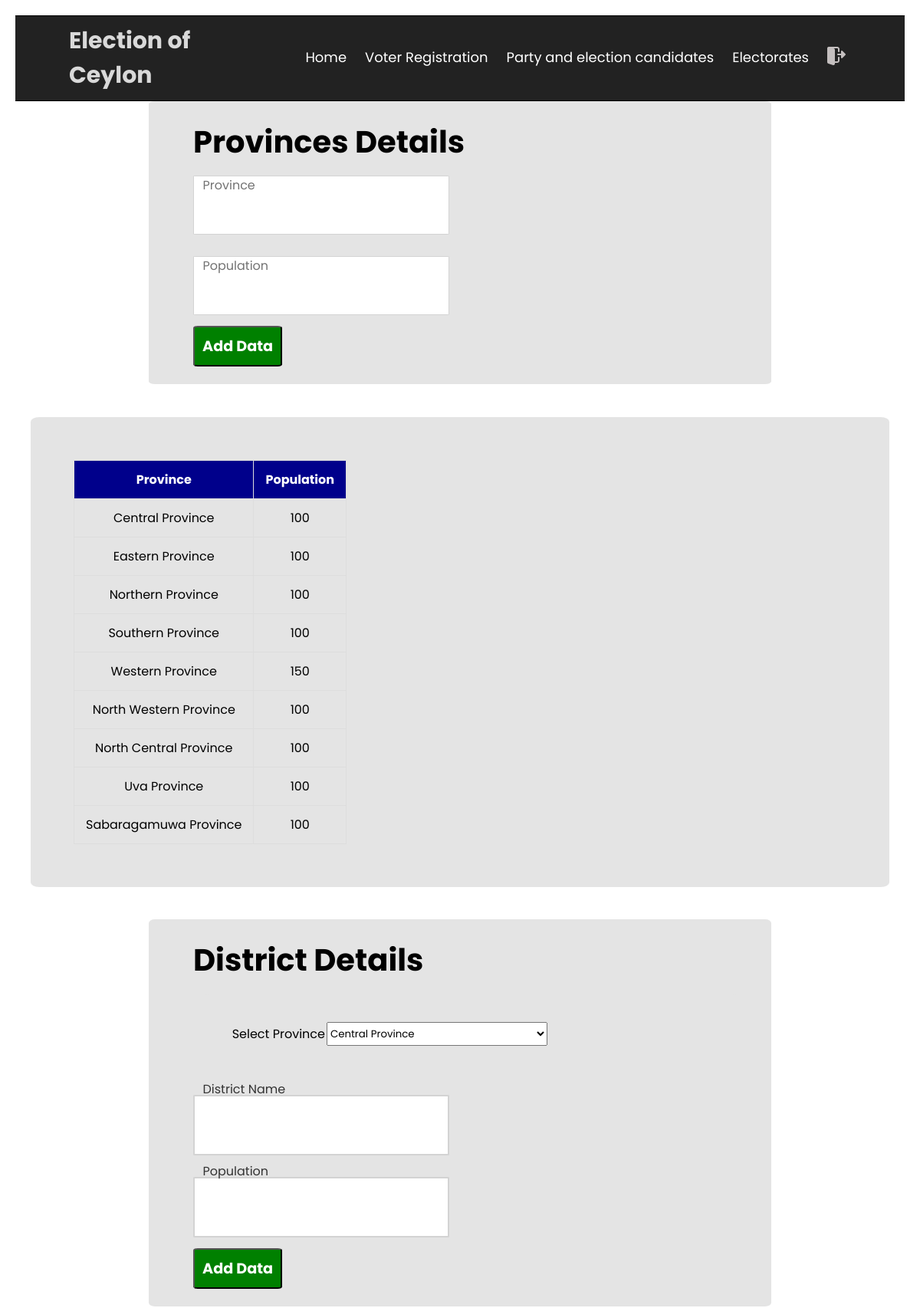
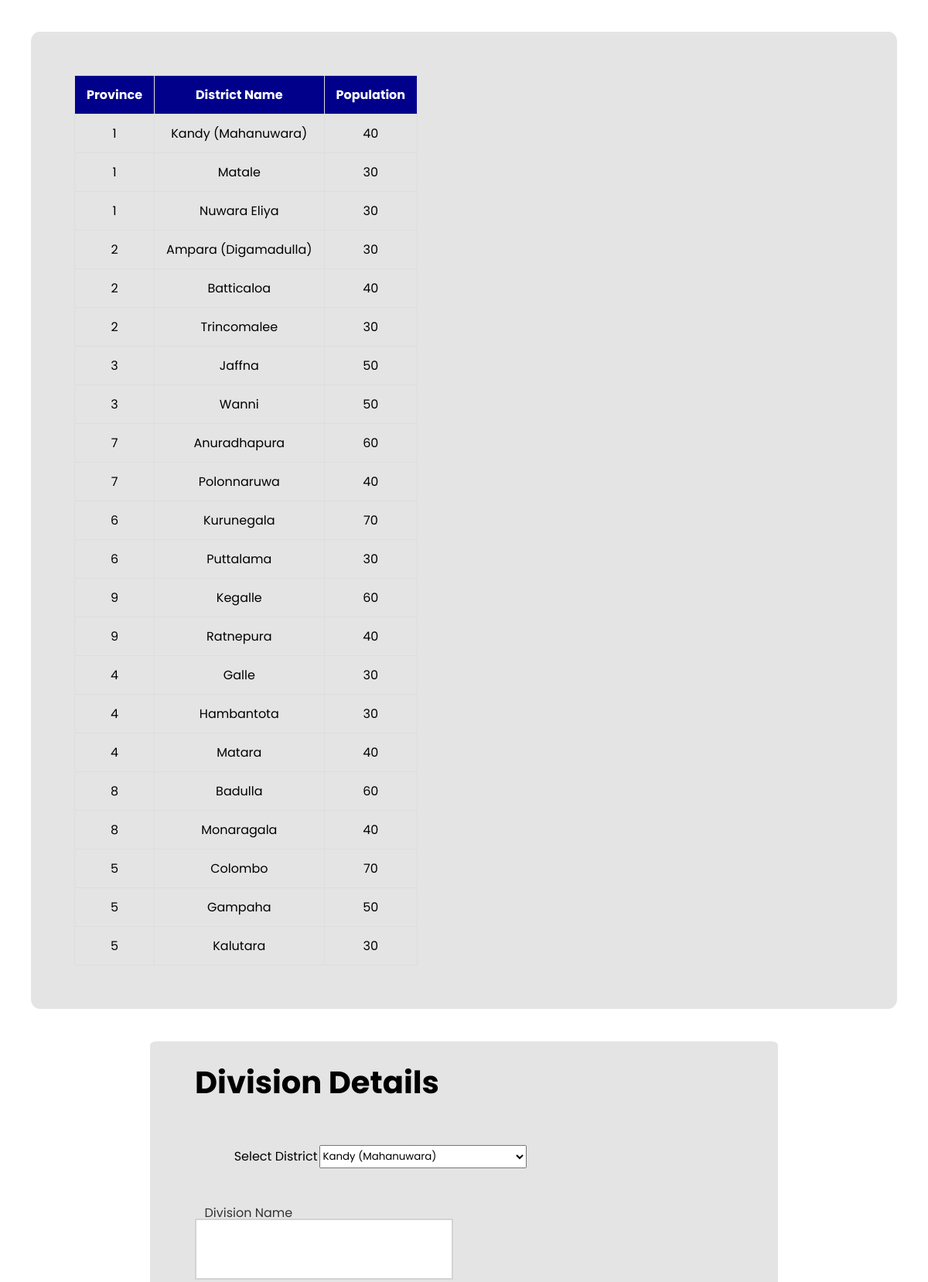
/admin/electorates.php (upper part), run on the app's committed database (2 pictures, top to bottom).
### tables this page shows
CREATE TABLE `province` (
  `idprovince` int NOT NULL AUTO_INCREMENT,
  `province` varchar(45) NOT NULL,
  `population` int DEFAULT NULL,
  PRIMARY KEY (`idprovince`)
);

CREATE TABLE `district` (
  `iddistrict` int NOT NULL AUTO_INCREMENT,
  `district` varchar(45) NOT NULL,
  `population` int DEFAULT NULL,
  `province_idprovince` int NOT NULL,
  PRIMARY KEY (`iddistrict`),
  KEY `fk_district_province1_idx` (`province_idprovince`),
  CONSTRAINT `fk_district_province1` FOREIGN KEY (`province_idprovince`) REFERENCES `province` (`idprovince`) ON DELETE CASCADE ON UPDATE CASCADE
);

### admin/electorates.php (the view, shortened to what this page needs)
<?php
include '../DB/dbConnection.php';
?>
<!DOCTYPE html>
<html>
    <head>
        <link rel="stylesheet" href="../header.css">
        <link rel="stylesheet" href="../footer.css">
        <link rel="stylesheet" href="Parties_and_candidates.css">
        <link rel="stylesheet" href="style.css">
    </head>
    <body>
        <?php
        include '../admin/header.php';
        ?>
        <form action="electorates_insert.php" method="POST">
            <div class="text_one" style="color: #000; height: auto;">
                <div class="container">
                    <lable style="color: #000; font-weight: bold; font-size: 250%;">Provinces Details</lable>
                    <div class="ui_text_field">
                        <input type="text" name="province" id="province" value="" onchange="this.setAttribute('value', this.value)">
                        <label>Province</label>
                    </div>
                    <div class="ui_text_field">
                        <input type="text" name="population" id="population" value="" onchange="this.setAttribute('value', this.value)">
                        <label>Population</label>
                    </div>
                    <button type="submit" name="inserProvince" style="background-color: green; color: white; padding: 10px 10px 10px 10px; border-radius: 5%; font-weight: bold; font-size: larger; cursor: pointer;">Add Data</button>
                    </form>
            <div style="margin:0;
                 padding:20px;
                 font-family: sans-serif;  justify-content: center; align-items: center;">
                <?php
                $query = "SELECT * FROM `province`";
                $query_run = mysqli_query($connection, $query);
                ?>
                <table class="table" >
                    <thead>
                    <th>Province</th>
                    <th>Population</th>
                    </thead>
                    <tbody>
                        <?php
                        if ($query_run) {
                            foreach ($query_run as $row) {
                                ?>
                                <tr>
                                    <td style="color: #000;" ><?php echo $row["province"]; ?></td>
                                    <td style="color: #000;" ><?php echo $row["population"]; ?></td>
                                </tr>
                            </tbody>
                            <?php
                        }
                    } else {
                        echo "No Recode found !";
                    }
                    ?>
                </table>
            </div>
            <form action="electorates_insert.php" method="POST">
                <div class="text_one" style="color: #000; height: auto;">
                    <div class="container">
                        <lable style="color: #000; font-weight: bold; font-size: 250%;">District Details</lable>
                        <?php
                        $query = "SELECT * FROM `province`";
                        $query_run = mysqli_query($connection, $query);
                        ?>
                        <table>
                            <tr>
                                <td> <label style="color: #000;">Select Province</label></td>
                                <td><select
                                    <?php
                                    while ($row = mysqli_fetch_array($query_run)) {
                                        ?>
                                        class="ui_text_field" name="province" id="province" style="color: #000; width: 150%;" >
                                            <option style="color: #000; "><?php echo $row["province"]; ?></option>
                                            <?php
                                        }
                                        ?>
                                    </select></td>
                            </tr>
                        </table>
                        <div class="ui_text_field">
                            <input type="text" name="district" id="district" onchange="this.setAttribute('value', this.value)">
                            <label>District Name</label>
                        </div>
                        <div class="ui_text_field">
                            <input type="text" name="population" id="population" onchange="this.setAttribute('value', this.value)">
                            <label>Population</label>
                        </div>
                        <button type="submit" name="inserDistrict" style="background-color: green; color: white; padding: 10px 10px 10px 10px; border-radius: 5%; font-weight: bold; font-size: larger; cursor: pointer;">Add Data</button>
                    </div>
                </div>
                <div style="margin:0;
                     padding:20px;
                     font-family: sans-serif;  justify-content: center; align-items: center;">
                    <?php
                    $query = "SELECT * FROM `district`";
                    $query_run = mysqli_query($connection, $query);
                    ?>
                    <table class="table" >
                        <thead>
                        <th>Province</th>
                        <th>District Name</th>
                        <th>Population</th>
                        </thead>
                        <tbody>
                            <?php
                            if ($query_run) {
                                foreach ($query_run as $row) {
                                    ?>
                                    <tr>
                                        <td style="color: #000;" ><?php echo $row["province_idprovince"]; ?></td>
                                        <td style="color: #000;" ><?php echo $row["district"]; ?></td>
                                        <td style="color: #000;" ><?php echo $row["population"]; ?></td>
                                    </tr>
                                </tbody>
                                <?php
                            }
                        } else {
                            echo "No Recode found !";
                        }
                        ?>
                    </table>
                </div>
                <form action="electorates_insert.php" method="POST">
                    <div class="text_one" style="color: #000; height: auto;">
                        <div class="container">
                            <lable style="color: #000; font-weight: bold; font-size: 250%;">Division Details</lable>
                            <?php
                            $query = "SELECT * FROM `district`";
                            $query_run = mysqli_query($connection, $query);
                            ?>
                            <table>
                                <tr>
                                    <td> <label style="color: #000;">Select District</label></td>
                                    <td><select
                                        <?php
                                        while ($row = mysqli_fetch_array($query_run)) {
                                            ?>
                                            class="ui_text_field" name="district" id="district" style="color: #000; width: 150%;" >
                                                <option style="color: #000; "><?php echo $row["district"]; ?></option>
                                                <?php
                                            }
                                            ?>
                                        </select></td>
                                </tr>
                            </table>
                            <div class="ui_text_field">
                                <input type="text" name="division" id="division" onchange="this.setAttribute('value', this.value)">
                                <label>Division Name</label>
                            </div>
                            </form>
                    <?php
                    include '../footer.php';
                    ?>
                    </body>
                    </html>

### header.css (style rules this page uses)
* { margin: 0; padding: 0; color: #f2f2f2; box-sizing: border-box; font-family: sans-serif; }

### footer.css (style rules this page uses)
* { margin: 0; padding: 0; color: #d9d9d9; box-sizing: border-box; font-family: 'Poppins', sans-serif; }

### admin/Parties_and_candidates.css (style rules this page uses)
*,*:after,*:before { -webkit-box-sizing: border-box; -moz-box-sizing: border-box; -ms: border-box; -box-sizing: border-box; }
.container { width: 70%; margin: 0 auto; padding: 5%; border-radius: 1%; background: #e4e4e4; display: block; justify-content: center; padding-top: 2%; padding-bottom: 2%; }
table { width: 100%; margin: 2% 2% 2% 2%; padding: 5%; border-radius: 1%; background: #e4e4e4; display: block; justify-content: center; }
.ui_text_field { width: 60%; position: relative; padding-top: 2%; padding-bottom: 2%; }
.ui_text_field input { padding-top: 2%; padding-bottom: 2%; width: 80%; height: 1%; border-radius: 1%; padding: 6%; border: 1px solid lightgray; color: #737373; font-size: 1em; transition: all 0.3s ease-in-out; }
.ui_text_field label { position: absolute; left: 3%; top: 25%; transform: translateY(-50%); pointer-events: none; color: #737373; transition: all 0.3s ease-out; }
.ui_text_field input:not([value=""]) { border-width: 2px; }
.ui_text_field input:not([value=""]) + label { margin-top: -5%; color: #333; }
* { box-sizing: border-box; }
.table { width: 100%; border-collapse: collapse; }
.table td,.table th { padding:12px 15px; border:1px solid #ddd; text-align: center; font-size:16px; }
.table th { background-color: #545454; color:#ffffff; }

### admin/style.css (style rules this page uses)
body { margin:0; padding:20px; font-family: sans-serif; }
* { box-sizing: border-box; }
.table { width: 100%; border-collapse: collapse; margin-left:auto; margin-right:auto; }
.table td,.table th { padding:12px 15px; border:1px solid #ddd; text-align: center; font-size:16px; }
.table th { background-color: darkblue; color:#ffffff; }

### data on the page
province: province "Central Province", population "100"
province: province "Eastern Province", population "100"
province: province "Northern Province", population "100"
province: province "Southern Province", population "100"
province: province "Western Province", population "150"
province: province "North Western Province", population "100"
province: province "North Central Province", population "100"
province: province "Uva Province", population "100"
province: province "Sabaragamuwa Province", population "100"
district: province_idprovince "1", district "Kandy (Mahanuwara)", population "40"
district: province_idprovince "1", district "Matale", population "30"
district: province_idprovince "1", district "Nuwara Eliya", population "30"
district: province_idprovince "2", district "Ampara (Digamadulla)", population "30"
district: province_idprovince "2", district "Batticaloa", population "40"
district: province_idprovince "2", district "Trincomalee", population "30"
district: province_idprovince "3", district "Jaffna", population "50"
district: province_idprovince "3", district "Wanni", population "50"
district: province_idprovince "7", district "Anuradhapura", population "60"
district: province_idprovince "7", district "Polonnaruwa", population "40"
district: province_idprovince "6", district "Kurunegala", population "70"
district: province_idprovince "6", district "Puttalama", population "30"
district: province_idprovince "9", district "Kegalle", population "60"
district: province_idprovince "9", district "Ratnepura", population "40"
district: province_idprovince "4", district "Galle", population "30"
district: province_idprovince "4", district "Hambantota", population "30"
district: province_idprovince "4", district "Matara", population "40"
district: province_idprovince "8", district "Badulla", population "60"
district: province_idprovince "8", district "Monaragala", population "40"
district: province_idprovince "5", district "Colombo", population "70"
district: province_idprovince "5", district "Gampaha", population "50"
district: province_idprovince "5", district "Kalutara", population "30"

### other printed values
form field province "Central Province"
form field district "Kandy (Mahanuwara)"
